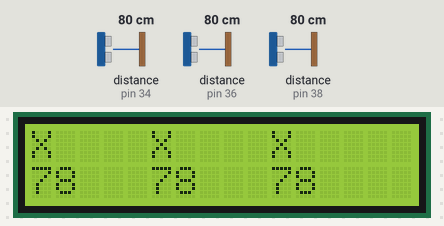
Bench run of a sketch on a simulated Arduino Mega 2560, built with avr-gcc and run on an emulated ATmega2560. Shown: 16×2 character LCD. Wiring (inferred from the names in the program): 3 × ultrasonic range finder: trigger pin 35, echo pin 34 / trigger pin 37, echo pin 36 / trigger pin 39, echo pin 38. Inputs (shaded band) come from the test bench; at power-on: distance to the obstacle (sensors on pin 34, pin 36, pin 38) 80 cm. The echo pulse lasts 58.3 µs per cm; what the sketch prints to the serial monitor is not drawn.

Above: at 3.2 s.
3.3 s: distance to the obstacle (sensor on pin 34) set to 120 cm
At 4.2 s:
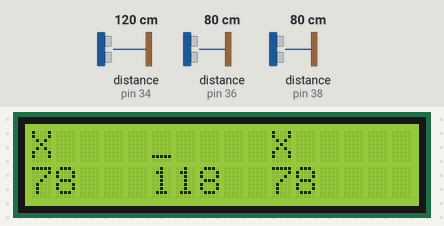
6.3 s: distance to the obstacle (sensor on pin 36) set to 120 cm
At 6.65 s:
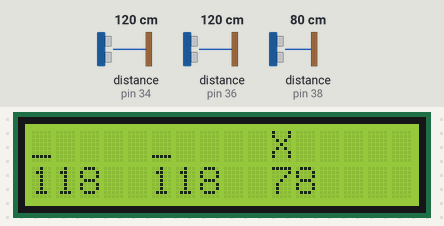
8.7 s: distance to the obstacle (sensor on pin 38) set to 250 cm
At 8.98 s:
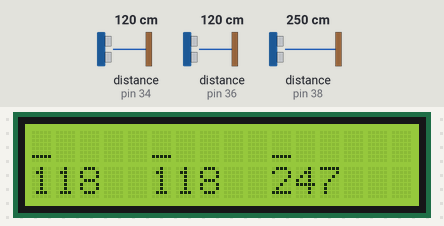
11.1 s: distance to the obstacle (sensor on pin 34) set to 2 cm
At 11.43 s:
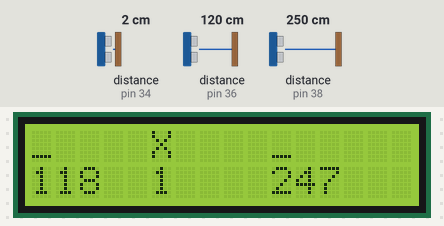
14.1 s: distance to the obstacle (sensor on pin 38) set to 9 cm
At 15.0 s:
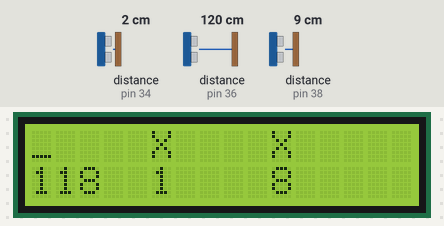
15.7 s: distance to the obstacle (sensor on pin 36) set to 4 cm
At 16.1 s:
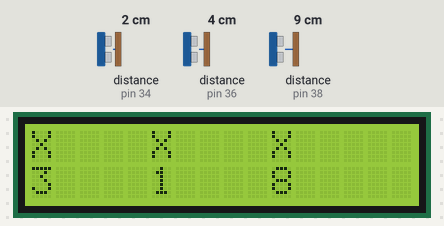
Timing chart, 0 to 18.3 s (numbered marks = the images above; inputs shaded):
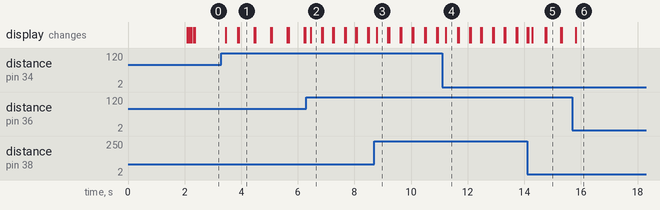

Measured:
- after the input at 3.3 s, the display: changes after 0.15 s (image 1)
- after the input at 6.3 s, the display: changes after 0.16 s (image 2)
- after the input at 8.7 s, the display: changes after 0.09 s (image 3)
- after the input at 15.7 s, the display: changes after 0.12 s (image 6)
- what the display in image 1 shows lasts 0.6 s, from 3.9 s to 4.5 s
- what the display in image 4 shows lasts 0.4 s, from 11.2 s to 11.6 s

The sketch:

Test_Sonar_Arrays.ino
```cpp
/************************************************************************************
        SONAR TESTING SKETCH
     ==========================================

    This test sketch will check the installation of the Sonar Array.
    It is very important that the Sonar array works correctly.  1. to avoid stuff and 2. if the sonar is not working
    correctly it will increase the loop time of the software considerably.

    The software will wait for the sonar to ping.  If there is not return signal the software will wait around looking for it.
    This is not good for the performance of the mower.  It needs to detect wires etc immediatley.

    In the setup you can tuen on or off the individual sonars.

    LCD Displays following
    Sonar 2       Sonar 1         Sonar  3
    distance 2    distance 1      distance 3

    All OK
    ======
    If you place your hand in front of each sonar the distance decraeses on the correspoding LCD display
    this happens for all 3 sonars and the position of the sonar reading on the LCD corresponds to the sonar module
    being tested.

    Sonar registers but the LCD display changes in the wrong place.
    ===============================================================
    Your wiring is switched.  Pleaese check the Tri and Echo pins for each sonar are connected to the right PIN
    on the MEGA.  If you run like this the mower will turn into the obsticle its trying to avoid

    SONAR Reads 999
    ===============
    The sonar signal is not being read by the software.
      Check wiring  (refernec diagram on the website)
      Check 5V is present at that sonar
      Check that Trig and Echo pins are not mixed up.


************************************************************************************/


/* Libraries Used
************************************************************************************/

/*Libraries for Perimeter Wire Receiver*/
#include <Arduino.h>
#include <Wire.h>
#include <EEPROM.h>

/*Libraries for ic2 Liquid Crystal*/
#include <LiquidCrystal_I2C.h>
//LiquidCrystal_I2C lcd(0x3F, 2, 1, 0, 4, 5, 6, 7, 3, POSITIVE);
LiquidCrystal_I2C lcd(0x27, 2, 1, 0, 4, 5, 6, 7, 3, POSITIVE);    //LCD on test mower stand


/* Pin setup for Arduino MEGA
************************************************************************************/


/*Sonar Setup for Front Sonars 1-5*/
#define echoPin1 34   //S1
#define trigPin1 35
#define echoPin2 36   //S2
#define trigPin2 37
#define echoPin3 38   //S3
#define trigPin3 39


/***********************************************************************************
                       Global Variables
************************************************************************************/


/*Sonar Variables*/
long duration1 = 0;               // Time required for the sonar ping to be recieved by the echo pin.
long duration2 = 0;
long duration3 = 0;

int distance1 = 999;                    // Distance caculated  by the Sonar
int distance2 = 999;
int distance3 = 999;

long maxdistancesonar = 999;             // used to set the max distance before sonar is triggered to X
bool Mower_Stopped ;


/***********************************************************************************************

                   SETUP OF MOWER
                   ====================================

 ***********************************************************************************************/


  /* User defined parameters to switch on or off parts of the code depending on the Setup of the Mower
     Useful for testing e.g. to switch the blades off if testing indoors.
  ****************************************************************************************************/

  /*  1 = Turned ON      0 = Turned OFF       Value = Value set for variable.*/

  //Main settings for the Mower Operation

  bool Sonar_1_Activate           = 1;                          // Activate the Sonar #1 - More sonars = a slower loop time and slugish reactions but better obsticle avoidance.
  bool Sonar_2_Activate           = 1;                          // Activate the Sonar #2
  bool Sonar_3_Activate           = 1;                          // Activate the Sonar #3


  /************************************************************************************************************/

void setup() {
    //Setup is placed in a function so the setup can be ran once the Mower is docked
    //to reset the board as best as possible to the beginning.

  /* Starts the Communication to the Serial Monitor baud 115200. */
  Serial.begin(115200);
  Serial.println("");
  Serial.println("          SETTING UP THE MOWER..... Please Wait ........");
  Serial.println("************************************************************");
  Serial.println(" ");
  lcd.begin(16, 2);
  lcd.print("SONAR TEST..");
  lcd.setCursor(0,1);
  lcd.print("S2     S1     S3");
  delay(2000);
  lcd.clear();


  /* PIN SETUP for Sensors
  **************************************************************************/

  //Sets up the SONAR Sensors
  //Sonar 1
  pinMode(trigPin1, OUTPUT);
  pinMode(echoPin1, INPUT);
  //Sonar 2
  pinMode(trigPin2, OUTPUT);
  pinMode(echoPin2, INPUT);
  //Sonar 3
  pinMode(trigPin3, OUTPUT);
  pinMode(echoPin3, INPUT);


}

// END SETUP


/************************************************************************************************

                        THE LOOP

 ************************************************************************************************/

void loop() {

   Ping_Sonars();

  }     //End the Loop Bracket
```

Sonar.ino
```cpp
void Ping_Sonars()   {

  //Clears the Trig Pin
  digitalWrite(trigPin1, LOW);
  delayMicroseconds(5);
  digitalWrite(trigPin2, LOW);
  delayMicroseconds(5);
  digitalWrite(trigPin3, LOW);


  /*Fires all Sonars to detect objects ahead...
   * Sonars are not fired in order to avoid reflections of sonar in the next sensor.
     distance# reurned (trigpin#, echopin#, distance#, duration#, Sonar#, LCDColumn#, LCD Row#)
   *********************************************************************************************/
    if (Sonar_1_Activate) distance1 = PingSonarX(trigPin1, echoPin1, 1, 1, 1, 5, 0);          //SONAR1
    delay(15);
    if (Sonar_2_Activate) distance2 = PingSonarX(trigPin2, echoPin2, 2, 2, 2, 0, 0);         //SONAR2
    delay(15);
    if (Sonar_3_Activate) distance3 = PingSonarX(trigPin3, echoPin3, 3, 3, 3, 10, 0);          //SONAR3
    delay(15);
  }


/* SONAR Function
************************************************************************************/
// Function to Ping the Sonar calculate the distance from Object to the Sonars.
// Distance calculated is printed to serial printer and displays X or _ on the LCD Screen
// Distance calculated is then used for the object avoidance logic
// Sonars used can be activated in the settings.

int PingSonarX(int trigPinX, int echoPinX, int distanceX, long durationX, int sonarX, int LCDRow, int LCDColumn) {
  pinMode(trigPinX, OUTPUT);
  pinMode(echoPinX, INPUT);
  //Sets the trigPin at High state for 10 micro secs sending a sound wave
  digitalWrite(trigPinX, HIGH);
  digitalWrite(trigPinX, LOW);
  delayMicroseconds(10);

  /*Reads the echoPin for the bounced wave and records the time in microseconds*/
  durationX = pulseIn(echoPinX, HIGH);

  /*Calculates the distance in cm based on the measured time*/
  distanceX = durationX * 0.034 / 2;
  delay(5);

  /* If a 0 distance is measured normally the Sonar ping has not been received.
    distance is then set to 999cm so the missed ping is not seen as an object detected.*/
  if (distanceX == 0) {
    distanceX = 999;
    Serial.print("SONAR ");
    Serial.print(sonarX);
    Serial.print(": ");
    Serial.println("NO PING ERROR REMOVED");
  }

  /*Prints the Sonar letter and distance measured on the serial Monitor*/
  Serial.print("SONAR ");
  Serial.print(sonarX);
  Serial.print(": ");
  Serial.print(distanceX);
  Serial.println(" cm");
  //Serial.println(maxdistancesonar);

  /*If sonar distance is less than maximum distance then an object is registered to avoid*/
  if (distanceX <= maxdistancesonar ) {
    //Prints that Sonar X has detected an object to the Mower LCD.
    lcd.setCursor(LCDRow, LCDColumn);                //sets location for text to be written
    lcd.print("X");
    LCDColumn = LCDColumn + 1;
    lcd.setCursor(LCDRow, LCDColumn);                //sets location for text to be written
    lcd.print("   ");
    lcd.setCursor(LCDRow, LCDColumn);
    lcd.print(distanceX);
    delay(10);
  }

  /*If sonar distance is greater than maximum distance then no object is registered to avoid*/
  if (distanceX > 100) {
    //Prints that the path of Sonar X is open.
    LCDColumn = LCDColumn - 1;
    lcd.setCursor(LCDRow, LCDColumn);                 //sets location for text to be written
    lcd.print("_");
    delay(10);
  }

  return distanceX;
  return sonarX;

}
```
